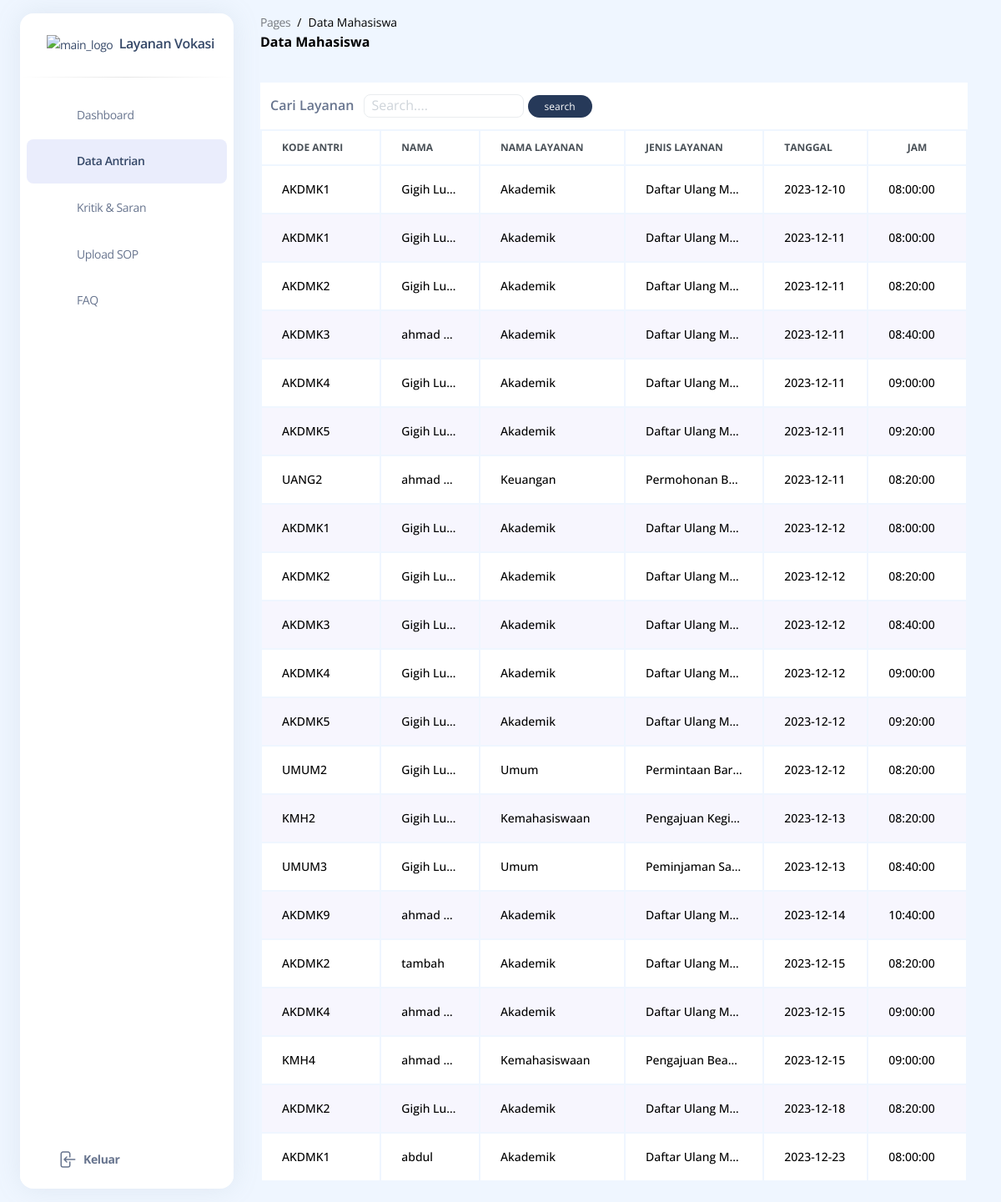
Page /build/pages/adminDataMahasiswa.php on the committed database.
### tables this page shows
CREATE TABLE `antrian` (
  `id_pengguna` int(255) NOT NULL,
  `layanan` int(10) NOT NULL,
  `id_jenis` int(11) NOT NULL,
  `id` int(10) NOT NULL,
  `no_antrian` int(10) NOT NULL,
  `id_jadwal` int(10) NOT NULL,
  `tanggal` date NOT NULL
);

CREATE TABLE `layanan` (
  `id_layanan` int(10) NOT NULL,
  `layanan` varchar(255) NOT NULL
);

CREATE TABLE `jadwal` (
  `id_jadwal` int(11) NOT NULL,
  `start_time` time DEFAULT NULL,
  `end_time` time DEFAULT NULL
);

CREATE TABLE `pengguna` (
  `username` varchar(255) NOT NULL,
  `email` varchar(255) NOT NULL,
  `nim` int(255) NOT NULL,
  `level` varchar(255) NOT NULL,
  `password` varchar(255) NOT NULL
);

CREATE TABLE `jenis_layanan` (
  `id_jenis_layanan` int(10) NOT NULL,
  `id_layanan` int(11) NOT NULL,
  `jenis` varchar(255) NOT NULL,
  `id_sop` int(10) NOT NULL
);

### build/pages/adminDataMahasiswa.php (the view, shortened to what this page needs)
<!DOCTYPE html>
<html>
<head>
    <link href="../assets/css/style.css" rel="stylesheet" />
</head>
<body class="m-0 font-sans text-base antialiased font-normal bg leading-default bg-blue-50 text-slate-500">
    <div class="absolute w-full min-h-75"></div>
    <aside
        class="fixed inset-y-0 flex-wrap items-center justify-between block w-full p-0 my-4 overflow-y-auto antialiased transition-transform duration-200 -translate-x-full bg-white border-0 shadow-xl  max-w-64 ease-nav-brand z-990 xl:ml-6 rounded-2xl xl:left-0 xl:translate-x-0"
        aria-expanded="false">
        <div class="h-19">
            <a class="block px-8 py-6 m-0 text-sm whitespace-nowrap  text-slate-700" href="#">
                <img src="../assets/img/LogoV.png"
                    class="inline h-full max-w-full transition-all duration-200 dark:hidden ease-nav-brand max-h-12"
                    alt="main_logo" />
                <span class="ml-1 text-[16px] font-semibold transition-all duration-200 ease-nav-brand">Layanan
                    Vokasi</span>
            </a>
        </div>
        <hr class="h-px mt-0 bg-transparent bg-gradient-to-r from-transparent via-black/40 to-transparent " />
        <div class="items-center block w-auto max-h-screen overflow-auto h-sidenav grow basis-full">
            <ul class="flex flex-col pl-0 mb-0">
                <li class="mt-0.5 w-full">
                    <a class="py-2.7 text-sm ease-nav-brand my-0 mx-2 flex items-center whitespace-nowrap  px-4 transition-colors hover:bg-blue-500/13 hover:rounded-lg "
                        href="../pages/adminDashboard.php">
                        <div
                            class="mr-2 flex h-8 w-8 items-center justify-center rounded-lg bg-center stroke-0 text-center xl:p-2.5">
                        </div>
                        <span class="ml-1 duration-300 opacity-100 pointer-events-none ease">Dashboard</span>
                    </a>
                </li>
                <li class="mt-0.5 w-full">
                    <a class="py-2.7 text-sm ease-nav-brand my-0 mx-2 flex items-center whitespace-nowrap px-4 font-semibold rounded-lg text-slate-700 transition-colors bg-blue-500/13"
                        href="./adminDataMahasiswa.php">
                        <div
                            class="mr-2 flex h-8 w-8 items-center justify-center rounded-lg bg-center stroke-0 text-center xl:p-2.5">
                        </div>
                        <span class="ml-1 duration-300 opacity-100 pointer-events-none ease">Data Antrian</span>
                    </a>
                </li>
                <li class="mt-0.5 w-full">
                    <a class="py-2.7 text-sm ease-nav-brand my-0 mx-2 flex items-center whitespace-nowrap px-4 transition-colors hover:bg-blue-500/13 hover:rounded-lg"
                        href="../pages/adminKritik.php">
                        <div
                            class="mr-2 flex h-8 w-8 items-center justify-center rounded-lg bg-center fill-current stroke-0 text-center xl:p-2.5">
                        </div>
                        <span class="ml-1 duration-300 opacity-100 pointer-events-none ease">Kritik & Saran</span>
                    </a>
                </li>
                <li class="mt-0.5 w-full">
                    <a class="py-2.7 text-sm ease-nav-brand my-0 mx-2 flex items-center whitespace-nowrap px-4 transition-colors hover:bg-blue-500/13 hover:rounded-lg "
                        href="./adminUpload.php">
                        <div
                            class="mr-2 flex h-8 w-8 items-center justify-center rounded-lg bg-center stroke-0 text-center xl:p-2.5">
                        </div>
                        <span class="ml-1 duration-300 opacity-100 pointer-events-none ease">Upload SOP</span>
                    </a>
                </li>
                <li class="mt-0.5 w-full">
                    <a class="py-2.7 text-sm ease-nav-brand my-0 mx-2 flex items-center whitespace-nowrap px-4 transition-colors hover:bg-blue-500/13 hover:rounded-lg "
                        href="./adminFaq.php">
                        <div
                            class="mr-2 flex h-8 w-8 items-center justify-center rounded-lg bg-center stroke-0 text-center xl:p-2.5">
                        </div>
                        <span class="ml-1 duration-300 opacity-100 pointer-events-none ease">FAQ</span>
                    </a>
                </li>
                <li class="absolute bottom-2 mt-0.5 w-full bg-white">
                    <a class="py-2.7 text-sm ease-nav-brand my-0  flex items-center whitespace-nowrap transition-colors hover:bg-blue-500/13 hover:rounded-lg "
                      href="../index.php">
                      <div
                        class="mr-2 flex h-8 w-8 items-center justify-center rounded-lg bg-center stroke-0 text-center xl:p-2.5">
                      </div>
                      <span class="ml-1 flex items-center font-bold duration-300 opacity-100 pointer-events-none ease">
                        Keluar</span>
                    </a>
                  </li>
            </ul>
        </div>
    </aside>
    <main class="relative h-full max-h-screen transition-all duration-200 ease-in-out xl:ml-68 rounded-xl">
        <nav class="relative flex flex-wrap items-center justify-between px-0 py-2 mx-6 transition-all ease-in shadow-none duration-250 rounded-2xl lg:flex-nowrap lg:justify-start"
            navbar-main navbar-scroll="false">
            <div class="flex items-center justify-between w-full px-4 py-1 mx-auto flex-wrap-inherit">
                <nav>
                    <ol class="flex flex-wrap pt-1 mr-12 bg-transparent rounded-lg sm:mr-16">
                        <li class="text-sm leading-normal">
                            <a class="text-black opacity-50" href="javascript:;">Pages</a>
                        </li>
                        <li class="text-sm pl-2 capitalize leading-normal text-black before:float-left before:pr-2 before:text-black before:content-['/']"
                            aria-current="page">Data Mahasiswa</li>
                    </ol>
                    <h6 class="mb-0 font-bold text-black capitalize">Data Mahasiswa</h6>
                </nav>
                <div class="flex items-center mt-2 grow sm:mt-0 md:mr-0 lg:flex lg:basis-auto">
                    <div class="flex items-center md:ml-auto md:pr-4">
                        <div class="relative flex flex-wrap items-stretch w-full transition-all rounded-lg ease">
                            <span
                                class="text-sm ease leading-5.6 absolute z-50 -ml-px flex h-full items-center whitespace-nowrap rounded-lg rounded-tr-none rounded-br-none border border-r-0 border-transparent bg-transparent py-2 px-2.5 text-center font-normal text-slate-500 transition-all">
                            </span>
                        </div>
                    </div>
                </div>
            </div>
        </nav>
        <div class="w-full px-10 py-6 mx-auto">
            <div class="flex bg-white h-14 px-3 items-center justify-between">
            <div class="flex justify-end">
                    <p class=" m-0 sm:block font-semibold hidden mr-3 md:block">Cari Layanan</p>
                    <form method="get" action="adminDataMahasiswa.php">
                    <input type="text" name="search" id="search" placeholder="Search...."
                        class="border rounded-2 pl-2 w-full sm:30 md:w-48">
                        <button type="submit" class="px-5 sm:py-1 bg-[#263959] hover:bg-blue-700 rounded-full text-white text-3">
           <i class="fas fa-search"></i>  search</button>
                        </form>
                </div>
            </div>
            <div class="relative overflow-x-auto">
                <table class="w-full text-sm text-left rtl:text-right text-gray-500 dark:text-gray-400">
                    <thead class="text-xs text-gray-700 uppercase bg-white">
                        <tr>
                            <th scope="col" class="px-6 py-3">
                                Kode antri
                            </th>
                            <th scope="col" class="px-6 py-3">
                                Nama
                            </th>
                            <th scope="col" class="px-6 py-3">
                                nama Layanan
                            </th>
                            <th scope="col" class="px-6 py-3">
                                Jenis Layanan
                            </th>
                            <th scope="col" class="px-6 py-3">
                                Tanggal
                            </th>
                            <th scope="col" class="px-6 py-3 text-center">
                                Jam
                            </th>
                        </tr>
                    </thead>
                    <?php
          $servername = "localhost";
          $username = "root";
          $password = "";
          $dbname = "antrian";
          $conn = mysqli_connect($servername, $username, $password, $dbname);
          $sql = "SELECT antrian.*, layanan.*, jadwal.*,jenis_layanan.jenis, pengguna.*
        FROM antrian
        INNER JOIN layanan ON antrian.layanan = layanan.id_layanan
        INNER JOIN jadwal ON antrian.id_jadwal = jadwal.id_jadwal
        INNER JOIN jenis_layanan ON antrian.id_jenis = jenis_layanan.id_jenis_layanan
        INNER JOIN pengguna ON antrian.id_pengguna = pengguna.nim ";
$sql .= " ORDER BY antrian.tanggal,antrian.layanan, jadwal.start_time ASC";
$result = mysqli_query($conn, $sql);
if ($result) {
    if (mysqli_num_rows($result) > 0) {
        $row_color = 0;
        while ($row = mysqli_fetch_assoc($result)) {
            $row_class = $row_color % 2 == 0 ? 'bg-white' : 'bg-[#F7F6FE]';
            $id_layanan = $row['id_layanan'];
            if ($id_layanan == 1) {
                $kode = 'AKDMK';
            } else if ($id_layanan == 2) {
                $kode = 'KMH';
            } else if ($id_layanan == 3) {
                $kode = 'UANG';
            } else if ($id_layanan == 4) {
                $kode = 'UMUM';
            } else {
                $kode = 'Kode Lainnya';
            }
            $id_jadwal = $row['id_jadwal'];
            $nama_layanan = $row['layanan'];
            $start_time = $row['start_time'];
            $jenis_layanan = $row['jenis'];
            $username = $row['username'];
?>
            <tr class="<?= $row_class ?> border-b mr-6">
                <th scope="row" class="px-6 py-4 font-medium text-black whitespace-nowrap truncate max-w-[100px]">
                    <?= $kode ?><?= $id_jadwal ?>
                </th>
                <th scope="row" class="px-6 py-4 font-medium text-black whitespace-nowrap truncate max-w-[100px]">
                    <?= $username ?>
                </th>
                <td class="px-6 py-4 font-medium text-black truncate max-w-[100px]">
                    <?= $nama_layanan ?>
                </td>
                <td class="px-6 py-4 font-medium text-black truncate max-w-[100px]">
                    <?= $jenis_layanan ?>
                </td>
                <td class="px-6 py-4 font-medium text-black truncate max-w-[100px]">
                    <?= $row["tanggal"] ?>
                </td>
                <td class="px-6 py-4 font-medium text-black truncate max-w-[100px]">
                    <?= $start_time  ?>
                </td>
            </tr>
            <?php
            $row_color++;
        }}
    } else {
        echo "0 results";
    }
    mysqli_close($conn);?>
                </table>
            </div>
    </main>
</body>
</html>

### rows in the picture
antrian: layanan.id_layanan "AKDMK", id_jadwal.id_jadwal "1", id_pengguna.username "Gigih Lu…", layanan.layanan "Akademik", id_jenis.jenis "Daftar Ulang M…", tanggal "2023-12-10", id_jadwal.start_time "08:00:00"
antrian: layanan.id_layanan "AKDMK", id_jadwal.id_jadwal "1", id_pengguna.username "Gigih Lu…", layanan.layanan "Akademik", id_jenis.jenis "Daftar Ulang M…", tanggal "2023-12-11", id_jadwal.start_time "08:00:00"
antrian: layanan.id_layanan "AKDMK", id_jadwal.id_jadwal "2", id_pengguna.username "Gigih Lu…", layanan.layanan "Akademik", id_jenis.jenis "Daftar Ulang M…", tanggal "2023-12-11", id_jadwal.start_time "08:20:00"
antrian: layanan.id_layanan "AKDMK", id_jadwal.id_jadwal "3", id_pengguna.username "ahmad k…", layanan.layanan "Akademik", id_jenis.jenis "Daftar Ulang M…", tanggal "2023-12-11", id_jadwal.start_time "08:40:00"
antrian: layanan.id_layanan "AKDMK", id_jadwal.id_jadwal "4", id_pengguna.username "Gigih Lu…", layanan.layanan "Akademik", id_jenis.jenis "Daftar Ulang M…", tanggal "2023-12-11", id_jadwal.start_time "09:00:00"
antrian: layanan.id_layanan "AKDMK", id_jadwal.id_jadwal "5", id_pengguna.username "Gigih Lu…", layanan.layanan "Akademik", id_jenis.jenis "Daftar Ulang M…", tanggal "2023-12-11", id_jadwal.start_time "09:20:00"
antrian: layanan.id_layanan "UANG", id_jadwal.id_jadwal "2", id_pengguna.username "ahmad k…", layanan.layanan "Keuangan", id_jenis.jenis "Permohonan B…", tanggal "2023-12-11", id_jadwal.start_time "08:20:00"
antrian: layanan.id_layanan "AKDMK", id_jadwal.id_jadwal "1", id_pengguna.username "Gigih Lu…", layanan.layanan "Akademik", id_jenis.jenis "Daftar Ulang M…", tanggal "2023-12-12", id_jadwal.start_time "08:00:00"
antrian: layanan.id_layanan "AKDMK", id_jadwal.id_jadwal "2", id_pengguna.username "Gigih Lu…", layanan.layanan "Akademik", id_jenis.jenis "Daftar Ulang M…", tanggal "2023-12-12", id_jadwal.start_time "08:20:00"
antrian: layanan.id_layanan "AKDMK", id_jadwal.id_jadwal "3", id_pengguna.username "Gigih Lu…", layanan.layanan "Akademik", id_jenis.jenis "Daftar Ulang M…", tanggal "2023-12-12", id_jadwal.start_time "08:40:00"
antrian: layanan.id_layanan "AKDMK", id_jadwal.id_jadwal "4", id_pengguna.username "Gigih Lu…", layanan.layanan "Akademik", id_jenis.jenis "Daftar Ulang M…", tanggal "2023-12-12", id_jadwal.start_time "09:00:00"
antrian: layanan.id_layanan "AKDMK", id_jadwal.id_jadwal "5", id_pengguna.username "Gigih Lu…", layanan.layanan "Akademik", id_jenis.jenis "Daftar Ulang M…", tanggal "2023-12-12", id_jadwal.start_time "09:20:00"
antrian: layanan.id_layanan "UMUM", id_jadwal.id_jadwal "2", id_pengguna.username "Gigih Lu…", layanan.layanan "Umum", id_jenis.jenis "Permintaan Bar…", tanggal "2023-12-12", id_jadwal.start_time "08:20:00"
antrian: layanan.id_layanan "KMH", id_jadwal.id_jadwal "2", id_pengguna.username "Gigih Lu…", layanan.layanan "Kemahasiswaan", id_jenis.jenis "Pengajuan Kegi…", tanggal "2023-12-13", id_jadwal.start_time "08:20:00"
antrian: layanan.id_layanan "UMUM", id_jadwal.id_jadwal "3", id_pengguna.username "Gigih Lu…", layanan.layanan "Umum", id_jenis.jenis "Peminjaman Sa…", tanggal "2023-12-13", id_jadwal.start_time "08:40:00"
antrian: layanan.id_layanan "AKDMK", id_jadwal.id_jadwal "9", id_pengguna.username "ahmad k…", layanan.layanan "Akademik", id_jenis.jenis "Daftar Ulang M…", tanggal "2023-12-14", id_jadwal.start_time "10:40:00"
antrian: layanan.id_layanan "AKDMK", id_jadwal.id_jadwal "2", id_pengguna.username "tambah", layanan.layanan "Akademik", id_jenis.jenis "Daftar Ulang M…", tanggal "2023-12-15", id_jadwal.start_time "08:20:00"
antrian: layanan.id_layanan "AKDMK", id_jadwal.id_jadwal "4", id_pengguna.username "ahmad k…", layanan.layanan "Akademik", id_jenis.jenis "Daftar Ulang M…", tanggal "2023-12-15", id_jadwal.start_time "09:00:00"
antrian: layanan.id_layanan "KMH", id_jadwal.id_jadwal "4", id_pengguna.username "ahmad k…", layanan.layanan "Kemahasiswaan", id_jenis.jenis "Pengajuan Bea…", tanggal "2023-12-15", id_jadwal.start_time "09:00:00"
antrian: layanan.id_layanan "AKDMK", id_jadwal.id_jadwal "2", id_pengguna.username "Gigih Lu…", layanan.layanan "Akademik", id_jenis.jenis "Daftar Ulang M…", tanggal "2023-12-18", id_jadwal.start_time "08:20:00"
antrian: layanan.id_layanan "AKDMK", id_jadwal.id_jadwal "1", id_pengguna.username "abdul", layanan.layanan "Akademik", id_jenis.jenis "Daftar Ulang M…", tanggal "2023-12-23", id_jadwal.start_time "08:00:00"
